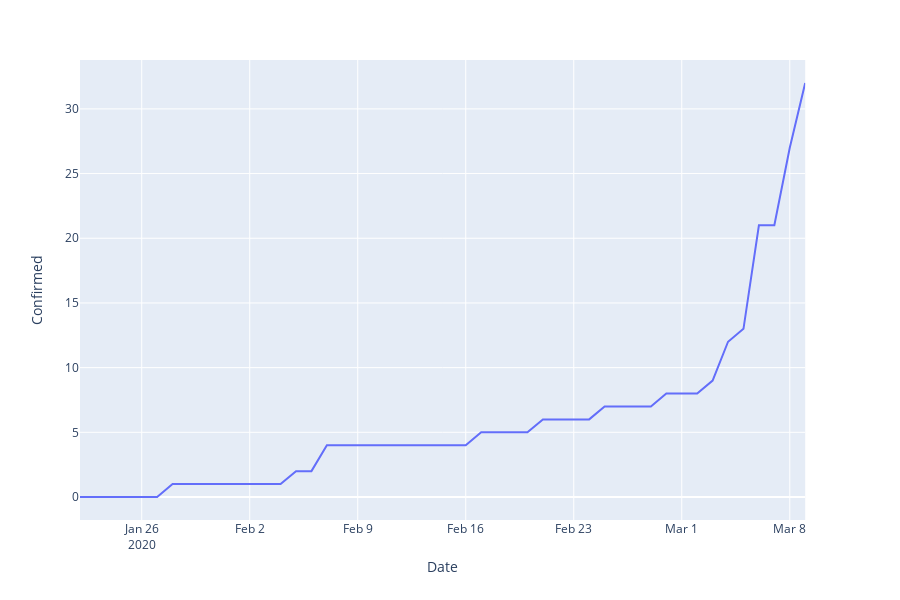

The code cell stored with this chart in its notebook:
### Code cell
fig = px.line(canada, x='Date', y='Confirmed')
fig

### Figure 1 — Plotly figure (JSON) as saved in the notebook; plotly's stock layout.template omitted (floating-point values rounded to 4 significant figures)
{"data": [{"hoverlabel": {"namelength": 0}, "hovertemplate": "Date=%{x}<br>Confirmed=%{y}", "legendgroup": "", "line": {"color": "#636efa", "dash": "solid"}, "mode": "lines", "name": "", "showlegend": false, "type": "scatter", "x": ["2020-01-22T00:00:00", "2020-01-23T00:00:00", "2020-01-24T00:00:00", "2020-01-25T00:00:00", "2020-01-26T00:00:00", "2020-01-27T00:00:00", "2020-01-28T00:00:00", "2020-01-29T00:00:00", "2020-01-30T00:00:00", "2020-01-31T00:00:00", "2020-02-01T00:00:00", "2020-02-02T00:00:00", "2020-02-03T00:00:00", "2020-02-04T00:00:00", "2020-02-05T00:00:00", "2020-02-06T00:00:00", "2020-02-07T00:00:00", "2020-02-08T00:00:00", "2020-02-09T00:00:00", "2020-02-10T00:00:00", "2020-02-11T00:00:00", "2020-02-12T00:00:00", "2020-02-13T00:00:00", "2020-02-14T00:00:00", "2020-02-15T00:00:00", "2020-02-16T00:00:00", "2020-02-17T00:00:00", "2020-02-18T00:00:00", "2020-02-19T00:00:00", "2020-02-20T00:00:00", "2020-02-21T00:00:00", "2020-02-22T00:00:00", "2020-02-23T00:00:00", "2020-02-24T00:00:00", "2020-02-25T00:00:00", "2020-02-26T00:00:00", "2020-02-27T00:00:00", "2020-02-28T00:00:00", "2020-02-29T00:00:00", "2020-03-01T00:00:00", "2020-03-02T00:00:00", "2020-03-03T00:00:00", "2020-03-04T00:00:00", "2020-03-05T00:00:00", "2020-03-06T00:00:00", "2020-03-07T00:00:00", "2020-03-08T00:00:00", "2020-03-09T00:00:00"], "xaxis": "x", "y": [0, 0, 0, 0, 0, 0, 1, 1, 1, 1, 1, 1, 1, 1, 2, 2, 4, 4, 4, 4, 4, 4, 4, 4, 4, 4, 5, 5, 5, 5, 6, 6, 6, 6, 7, 7, 7, 7, 8, 8, 8, 9, 12, 13, 21, 21, 27, 32], "yaxis": "y"}], "layout": {"height": 600, "legend": {"tracegroupgap": 0}, "margin": {"t": 60}, "xaxis": {"anchor": "y", "domain": [0, 0.98], "title": {"text": "Date"}}, "yaxis": {"anchor": "x", "domain": [0, 1], "title": {"text": "Confirmed"}}}}
